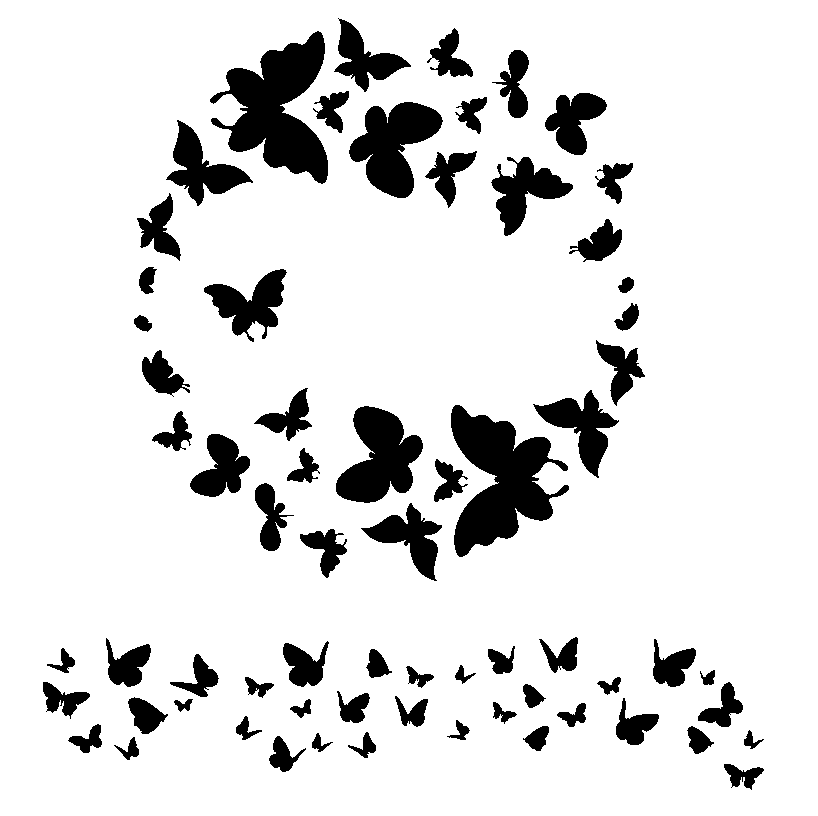
#> input picture test/files/flies.bmp, 818 x 816 px; its folder holds only this picture in this run
$ python -i zhu_contour.py   (imports and definitions only)
#> lines starting #> are read from the running program, lines starting #| are printed output that depends on the picture; after the words box and inside, x2 and y2 are one past the last pixel; in counts of white or black regions, pixels touching at a corner belong together
import os
import subprocess

import numpy as np
import cv2
from PIL import Image


# [7 lines left out: function u_to_cnt, not called in this run]


def cnt_to_u(contour):
    """
    input: cv2 contour
    output: complex array
    """
    cnt = contour.reshape((-1, 2))
    return cnt[:, 0] + 1j * cnt[:, 1]


def binarize(image, gauss=0):
    """
    input:
    image -- cv2 read bw image,
    output:
    image -- cv2 binarized image, with only 0 and 255 values.
    """
    if gauss:
        blurred = cv2.GaussianBlur(image, (gauss, gauss), 0)
        img = np.array(blurred, dtype=np.uint8)
    else:
        img = np.array(image, dtype=np.uint8)
    img *= (int)(255 / np.max(img))
    img = img[::-1]
    _, img = cv2.threshold(img, 127, 255, cv2.THRESH_BINARY)
    if img[0, 0] == 255:
        img = 255 - img
    return img


def get_contours(path, get_all=False, min_area=100):
    """
    input:
    image -- cv2 read bw image,
    get_all -- bool, do you need all contours (True),
        or only the biggest (False)
    output:
    list of comlex arrays
    """
#> called with path = 'test/files/flies.bmp', get_all = False, min_area = 100
    img = cv2.imread(path, 0)
#> img: shape (816, 818); 87.7% white; 67 black regions, largest, box (x1, y1, x2, y2) and area: (451, 405, 569, 557) 9014, (210, 31, 328, 184) 9005, (336, 406, 423, 503) 5022
    if img is None:
        return []
    image = binarize(img)
#> in binarize, `img = img[::-1]`:
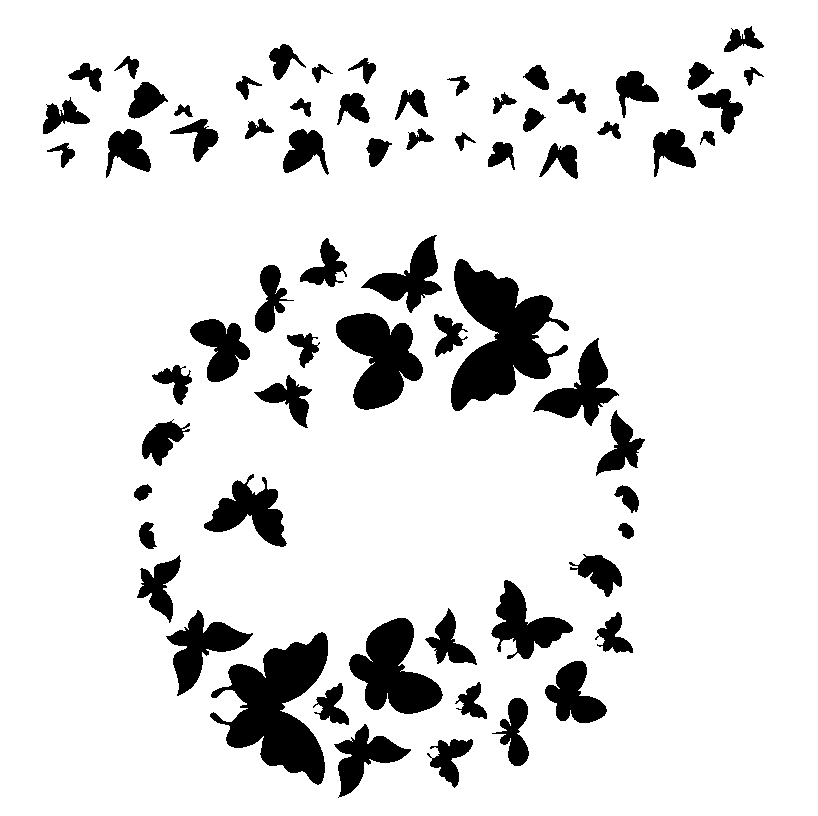
#> img: shape (816, 818); 87.7% white; 67 black regions, largest, box (x1, y1, x2, y2) and area: (451, 259, 569, 411) 9014, (210, 632, 328, 785) 9005, (336, 313, 423, 410) 5022
    w, h = image.shape
#> w = 816; h = 818
    margin = 1
    img = np.zeros((w + 2*margin, h + 2*margin), dtype=np.uint8)
    img[margin:-margin, margin:-margin] = image
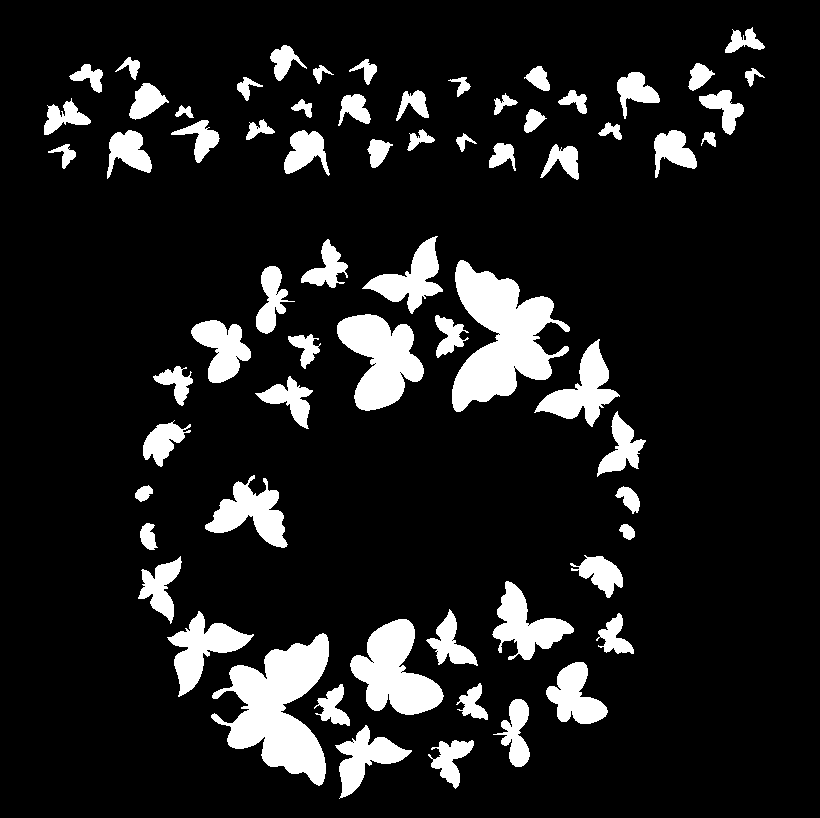
#> img: shape (818, 820); 12.2% white; 67 white regions
    contours, _ = cv2.findContours(img, cv2.RETR_EXTERNAL,
                                   cv2.CHAIN_APPROX_NONE)
#> contours = 67 contours; largest, box (x1, y1, x2, y2) and area: (452, 260, 570, 412) 8724, (211, 633, 329, 786) 8708, (337, 314, 424, 411) 4856, (350, 619, 444, 715) 4849, (167, 611, 254, 697) 2650
    measure = np.array([cv2.contourArea(cnt) for cnt in contours])
#> measure = 67 values, max 8724.5 at index 29, min 104.5 at index 46, mean 1143.8
    if get_all:
        index = np.arange(len(measure))[measure >= min_area]
    else:
        index = [np.argmax(measure)]
#> index = [29]
    return [cnt_to_u(contours[i]) - margin*(1+1j) for i in index]
#> in cnt_to_u, `cnt = contour.reshape((-1, 2))`: cnt = 583 pairs, first value 452 to 569, second value 260 to 411


# [135 lines left out: functions create_contour_txt, read_contours, from_folder, fix_period, add_middles, preprocess, not called in this run]


def preprocess_inverse(u, vec, scale):
    return u * scale + vec


# [16 lines left out: function index_neighbors, not called in this run]

>>> result = get_contours('test/files/flies.bmp')
#> result = 1 item
